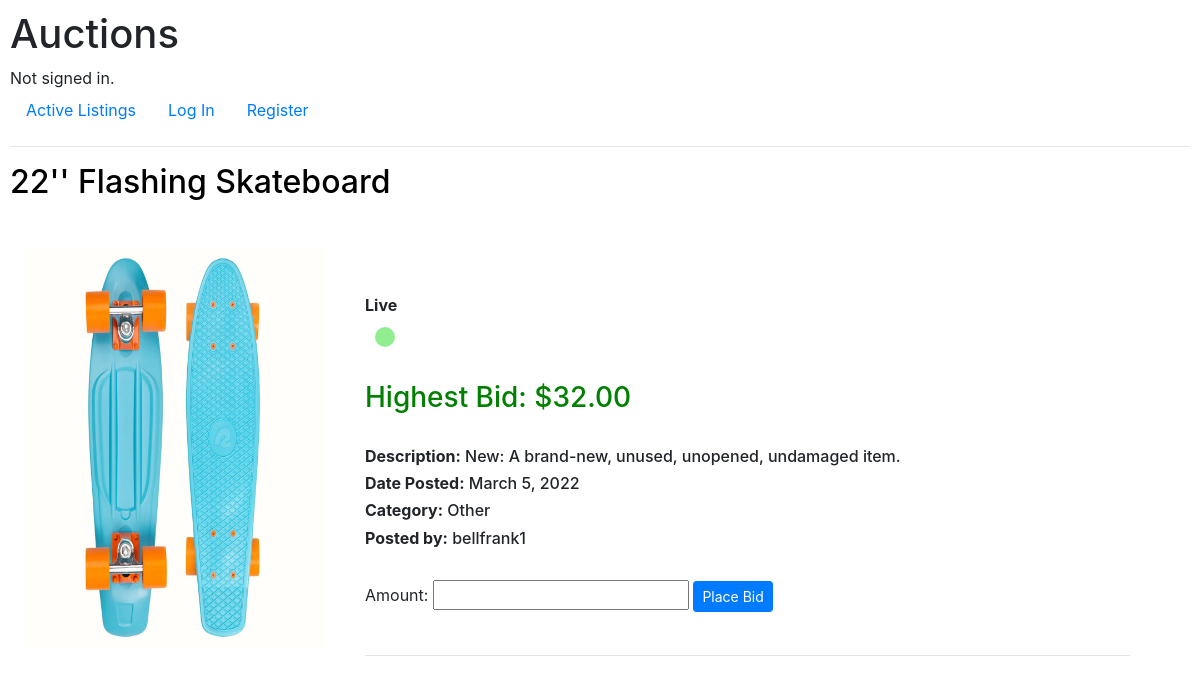
Screenshot of /listing/8 with the database file from the repository.
### auctions/models.py (models this page shows, shortened)
class AuctionListings(models.Model):
    user = models.ForeignKey(User, on_delete=models.CASCADE)
    title = models.CharField(max_length=64)
    description = models.TextField(max_length=64)
    last_modified = models.DateField(auto_now_add = True)
    price = models.DecimalField(max_digits=6, decimal_places=2)
    status = models.BooleanField(default=True)
    img = models.ImageField(upload_to='images/')
    category = models.CharField(max_length=64, blank=True, null=True, choices=choice_list)
    favorites = models.ManyToManyField(User, related_name='blog_posts')

class User(AbstractUser):
    pass

### auctions/views.py (the view, shortened to what this page needs)
# urls.py: path("listing/<int:listing_id>", views.listing_page, name="listing_page"),
def listing_page(request, listing_id):
    listing = AuctionListings.objects.get(id=listing_id)
    watchlisted = False
    status = listing.status
    close_privelege = False
    success_message = None
    if listing.user == request.user:
        close_privelege = True
    if listing.favorites.filter(id=request.user.id).exists():
        watchlisted = True
    return render(request, "auctions/listing.html",{
        "listing": listing,
        "listing_form": CommentForm(),
        "bidform":BidForm(),
        "close_privelege":close_privelege,
        "listing_id":listing_id,
        "watchlisted":watchlisted,
        "status":status,
        "success_message":success_message,
    })

### auctions/views.py
class CommentForm(forms.ModelForm):
    class Meta:
        model = AuctionComments
        exclude = ['post', 'name']
        widgets = {
            'add_comment': forms.Textarea(attrs={'class':'form-control'}),
        }

class BidForm(forms.ModelForm):
    class Meta:
        model = AuctionBids
        exclude = ['user', 'listing']

### auctions/templates/auctions/listing.html (shortened to what this page needs)
{% extends "auctions/layout.html" %}
{% load static %}
{% block body %}
    <h2 style="color: black;">{{listing.title.title}}</h2>
    <br>
    <div class="left">
            {% if listing.img %}
                <img src="{{listing.img.url}}" alt="" style="width:300px;height:400px;">
            {% endif %}
    </div>
    <div class="right">
            {% if listing.status %}
                <strong>Live</strong>
                <div class="blob" style="float:top;"></div>
            {% else %}
                <strong>Closed</strong>
                <div class="blob1"></div>
            {% endif %}
            <br>
            <h3>
                <div style="color: green;">Highest Bid: ${{listing.price}}</div>
            </h3>
            <br>
            <h6><strong>Description:</strong> {{listing.description}}</h6>
            <h6><strong>Date Posted:</strong> {{listing.last_modified}}</h6>
            <h6><strong>Category:</strong> {{listing.category.title}}</h6>
            <h6><strong>Posted by:</strong> {{listing.user}}</h6>
            <br>
            {% if status %}
            <form action="{% url 'listing_page' listing_id %}" method="post">
                {{ bidform }}
                <button type="submit" name="bid" class="btn btn-primary btn-sm">Place Bid</button>
            </form>
            {% endif %}
            <br>
            <hr>
        </div>
{% endblock %}

### auctions/static/auctions/styles.css (style rules this page uses)
body { padding: 10px; }
* { box-sizing: border-box; }
.left { width: 25%; float: left; padding: 15px; }
.right { width: 75%; float: left; padding: 15px; }
.blob { background: lightgreen; border-radius: 50%; margin: 10px; height: 20px; width: 20px; box-shadow: lightgreen; transform: scale(1); animation: pulse 2s infinite; }

### auctions/templates/auctions/listing.html (style rules this page uses)
* { box-sizing: border-box; }
.left { width: 25%; float: left; padding: 15px; }
.right { width: 75%; float: left; padding: 60px; }

### rows the page displays
AuctionListings: title "22'' Flashing Skateboard", img (picture), price "32.00", description "New: A brand-new, unused, unopened, undamaged item.", last_modified "March 5, 2022", category "Other", user "bellfrank1"
